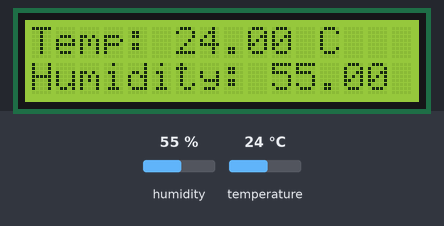
This sketch was run on a simulated Arduino Uno, built with avr-gcc and run on an emulated ATmega328P. Shown: 16×2 character LCD. The test bench sets the inputs (shaded band); at power-on: humidity 55 %, temperature 24 °C. What the sketch prints to the serial monitor is not drawn.

Above: at 5.2 s.
5.3 s: humidity set to 22 %
At 6.8 s:
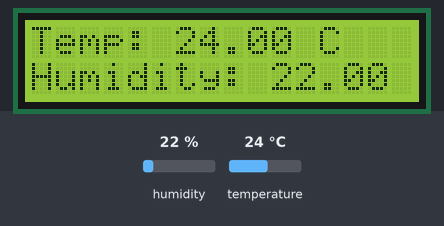
8.0 s: temperature set to 12 °C
At 9.1 s:
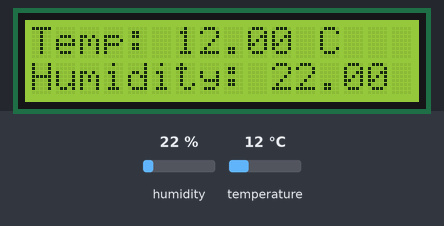
10.7 s: humidity set to 40 %
At 13.5 s:
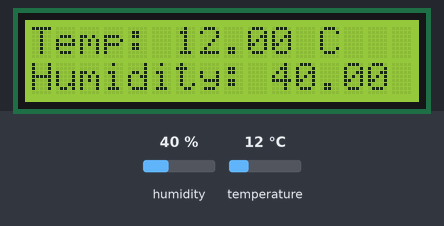
13.8 s: temperature set to 19 °C
At 14.9 s:
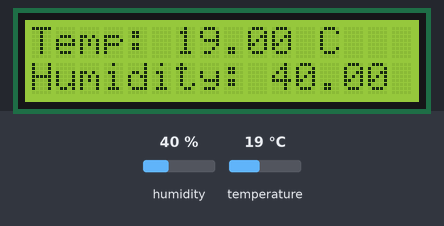
Timing chart, 0 to 16.8 s (numbered marks = the images above; inputs shaded):
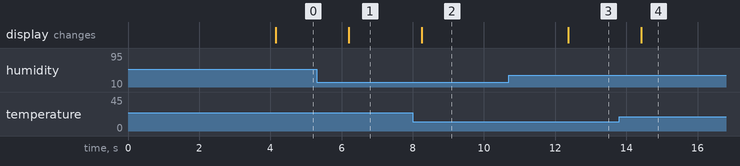

The sketch:

perature-humidity-monitor-with-raspberry-pi-pico-lcd-display.ino
```cpp
#include <Wire.h>
#include <LiquidCrystal_I2C.h>
#include <DHT.h>

// Define the DHT sensor type and pin
#define DHTPIN 15
#define DHTTYPE DHT11
DHT dht(DHTPIN, DHTTYPE);

// Initialize the LCD. Set the address to 0x27 for a 16 chars and 2-line display.
LiquidCrystal_I2C lcd(0x27, 16, 2);

void setup() {
  // Start serial communication
  Serial.begin(9600);
Wire.begin();
  // Initialize the LCD
  lcd.begin();
  lcd.backlight();

  // Initialize the DHT sensor
  dht.begin();

  // Print a welcome message
  /*lcd.setCursor(0, 0);
  lcd.print("Temp & Humidity");*/
  lcd.setCursor(0,0);
  lcd.print("Temperature &");
  lcd.setCursor(0,1);
  lcd.print("Humidity Monitor");
  delay(4000);
  lcd.clear();
}

void loop() {
  // Read temperature and humidity
  float temp = dht.readTemperature();
  float humidity = dht.readHumidity();

  // Check if any reads failed and exit early
  if (isnan(temp) || isnan(humidity)) {
    lcd.setCursor(0, 0);
    lcd.print("Sensor Error");
    Serial.println("Error reading sensor data");
    delay(2000);
    lcd.clear();
    return;
  }

  // Display temperature on LCD
  lcd.setCursor(0, 0);
  lcd.print("Temp: ");
  lcd.print(temp);
  lcd.print(" C");

  // Display humidity on LCD
  lcd.setCursor(0, 1);
  lcd.print("Humidity: ");
  lcd.print(humidity);
  lcd.print(" %");

  // Print temperature and humidity to Serial Monitor
  Serial.print("Temperature: ");
  Serial.print(temp);
  Serial.println(" °C");

  Serial.print("Humidity: ");
  Serial.print(humidity);
  Serial.println(" %");

  // Wait before refreshing the values
  delay(2000);
}
```

Measured:
- after the input at 5.3 s, the display: changes after 0.90 s (image 1)
- after the input at 8.0 s, the display: changes after 0.26 s (image 2)
- after the input at 10.7 s, the display: changes after 1.7 s (image 3)
- after the input at 13.8 s, the display: changes after 0.62 s (image 4)
